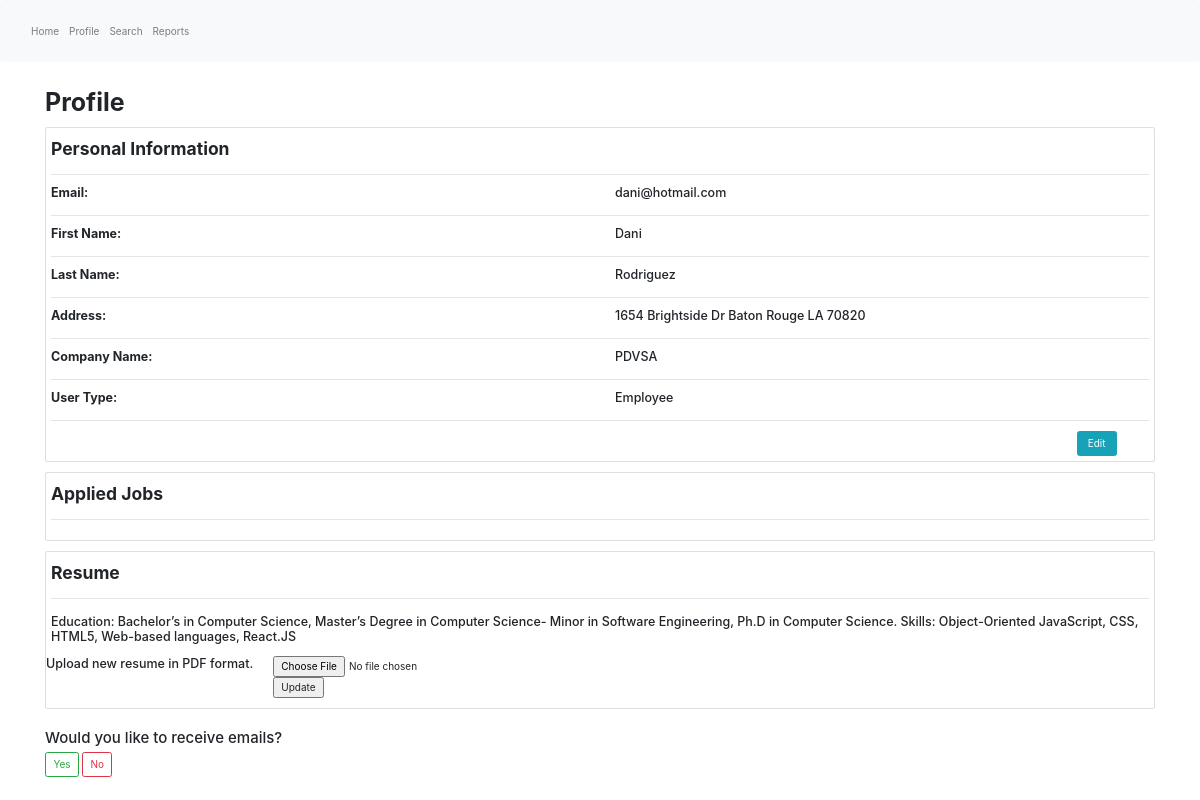
Before: /profile/1 with the older database file.
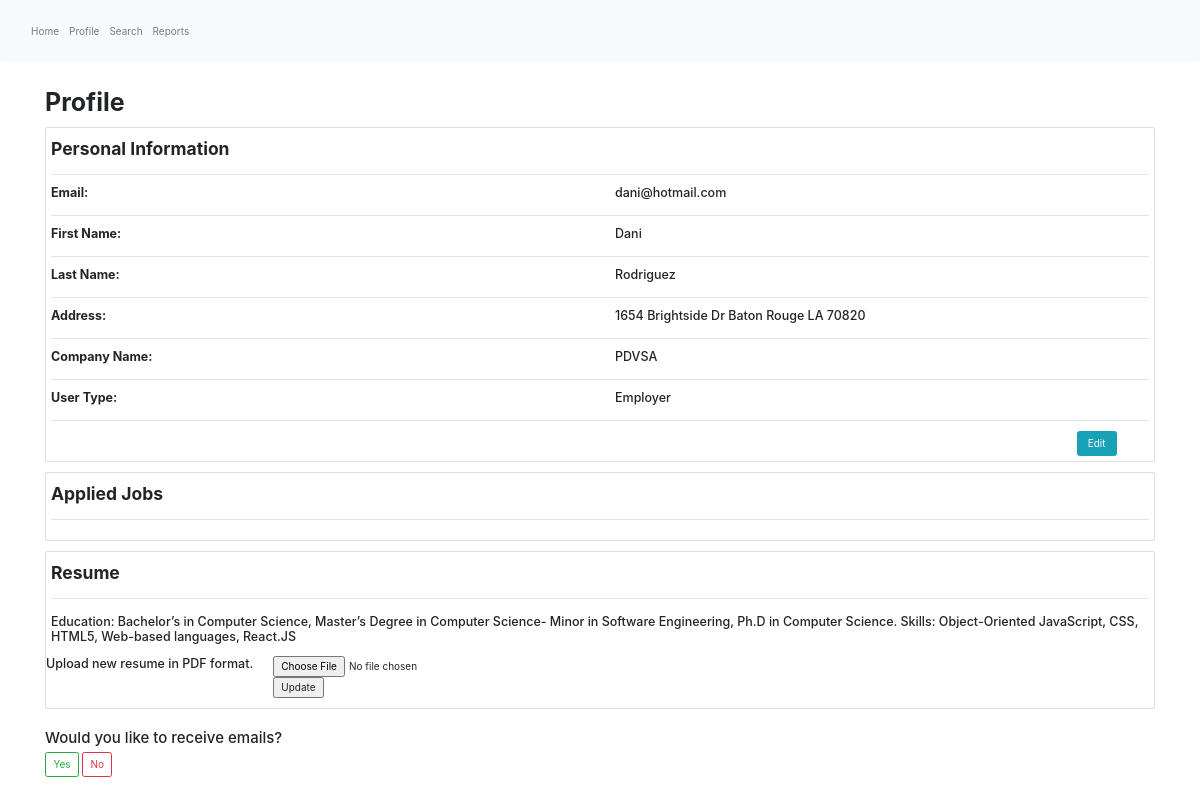
After: the same page with the newer database file.
### polls/models.py (models this page shows, shortened)
class Applicant(models.Model):
    applicant_name = models.CharField(max_length=100)
    applicant_last_name = models.CharField(max_length=100)
    applicant_email = models.CharField(max_length=100)
    applicant_password = models.CharField(max_length=100)
    applicant_address = models.CharField(max_length=100)
    applicant_resume = models.CharField(max_length=1000)
    application_status = models.CharField(max_length=100)
    applicant_job = models.ForeignKey('Job', null=True, on_delete=models.SET_NULL)

class Employee(models.Model):
    employee_name = models.CharField(max_length=100)
    employee_last_name = models.CharField(max_length=100)
    employee_email = models.CharField(max_length=100)
    is_employer = models.CharField(max_length=100)
    employee_company = models.ForeignKey('Company', null=True, on_delete=models.SET_NULL)

class Company(models.Model):
    company_name = models.CharField(max_length=100)
    company_address = models.CharField(max_length=100)
    company_description = models.CharField(max_length=1000)
    company_association = models.ForeignKey('Association', null=True, on_delete=models.SET_NULL)
    def __str__(self):
        return self.company_name

### polls/views.py (the view)
# urls.py: path('profile/<int:applicant_id>', views.profile, name='profile-page'),
def profile(request, applicant_id):
    applicant = get_object_or_404(Applicant, pk=applicant_id)
    try:
        employee = Employee.objects.get(employee_email = applicant.applicant_email)
        return render(request, 'polls/profile.html', {'applicant': applicant, 'employee':employee})
    except Employee.DoesNotExist:
        return render(request, 'polls/profile.html', {'applicant': applicant})

### polls/templates/polls/profile.html (shortened to what this page needs)
<!DOCTYPE html>
<html>
    <head>
        <link rel="stylesheet" href="bootstrap-3.3.7-dist/css/bootstrap.min.css"/>
        <link rel="stylesheet" href="https://stackpath.bootstrapcdn.com/bootstrap/4.3.1/css/bootstrap.min.css">
    </head>
</html>
<nav class="navbar navbar-expand-lg navbar-light bg-light">
    <div class="collapse navbar-collapse" id="navbarNav">
      <ul class="navbar-nav">
        <li class="nav-item ">
          <a class="nav-link" href="/home">Home </a>
        </li>
        <li class="nav-item">
          <a class="nav-link" href="/profile">Profile</a>
        </li>
        <li class="nav-item">
          <a class="nav-link" href="/search">Search</a>
        </li>
        <li class="nav-item">
          <a class="nav-link" href="/report">Reports</a>
        </li>
      </ul>
    </div>
  </nav>
<div class = "container">
    <div class = "row mt-2 mb-2">
        <div class = "col">
            <h1><b>Profile</b></h1>
        </div>
    </div>
    <div class = "row">
        <div class = "col">
            <div class = "card">
                <div class = "row mt-3">
                    <div class ="col-12">
                        <h3 class ="ml-2"><b>Personal Information</b></h3>
                    </div>
                </div>
                <hr class= "ml-2 mr-2"/>
                <div class = "row">
                    <div class = "col-6">
                        <h5 class = "ml-2"><b>Email:</b></h5>
                    </div>
                    <div class = "col-6 ">
                        <h5>{{applicant.applicant_email}}</h5>
                    </div>
                </div>
                <hr class= "ml-2 mr-2"/>
                <div class ="row">
                    <div class ="col-6">
                        <h5 class ="ml-2"><b>First Name: </b></h5>
                    </div>
                    <div class = "col-6">
                        <h5>{{applicant.applicant_name}}</h5>
                    </div>
                </div>
                <hr class= "ml-2 mr-2"/>
                <div class="row">
                    <div class = "col-6">
                        <h5 class = "ml-2"><b>Last Name:</b></h5>
                    </div>
                    <div class= "col-6">
                        <h5>{{applicant.applicant_last_name}}</h5>
                    </div>
                </div>
                <hr class= "ml-2 mr-2"/>
                <div class = "row">
                    <div class="col-6">
                        <h5 class = "ml-2"><b>Address:</b></h5>
                    </div>
                    <div class="col-6">
                        <div class="row">
                            <div class="col-12">
                                <h5>{{applicant.applicant_address}}</h5>
                            </div>
                        </div>
                    </div>
                </div>
                <hr class= "ml-2 mr-2"/>
                {% if employee %}
                    <div class="row">
                        <div class="col-6">
                            <h5 class="ml-2"><b>Company Name:</b></h5>
                        </div>
                        <div class="col-6">
                            <h5>{{employee.employee_company}}</h5>
                        </div>
                    </div>
                    <hr class= "ml-2 mr-2"/>
                    <div class="row">
                        <div class="col-6">
                            <h5 class="ml-2"><b>User Type:</b></h5>
                        </div>
                        {% if employee.is_employer == "True" %}
                            <div class="col-6">
                                <h5>Employer</h5>
                            </div>
                        {% else %}
                            <div class="col-6">
                                <h5 >Employee</h5>
                            </div>
                        {% endif %}
                    </div>
                    <hr class= "ml-2 mr-2"/>
                <div class = "row mb-2">
                    <div class="col-md-11 col-9"></div>
                    <div class= "col-md-1 pl-md-1 col-1 ml-3 ml-md-0">
                        <button class = "btn btn-info" style = "width: 4rem" type="submit" onclick="location.href='/editProfile'">
                            Edit
                        </button>
                    </div>
                </div>
                {% endif %}
            </div>
        </div>
    </div>
    <div class= "row mt-3 mb-3">
        <div class="col-12">
            <div class="card">
                <div class="row mt-3">
                    <div class = "col">
                        <h3 class="ml-2"><b>Applied Jobs</b></h3>
                    </div>
                </div>
                <hr class= "ml-2 mr-2"/>
            </div>
        </div>
    </div>
        <div class ="row">
        <div class="col-12 mt-3 mt-md-0 mb-3">
            <div class="card">
                <div class="row mt-3">
                    <div class ="col">
                        <h3 class="ml-2"><b>Resume</b></h3>
                    </div>
                </div>
                <hr class= "ml-2 mr-2"/>
                <div class="row mt-1 mb-2">
                    {% if applicant.applicant_resume != "" %}
                        <div class="row mt-1 mb-2 ml-2">
                            <div class="col">
                                <h5>{{applicant.applicant_resume}}</h5>
                            </div>
                        </div>
                        <div class="row mt-1 mb-2">
                            <div class="col">
                                <h5 class="ml-2">Upload new resume in PDF format.</h5>
                            </div>
                        </div>
                        <div class = "row mt-1 mb-2 ml-2">
                            <div class="col">
                                <input type ="file" accept=".pdf"/>
                                <input type ="submit" value="Update"/>
                            </div>
                        </div>
                    {% endif %}
            </div>
        </div>
    </div>
    </div>
    <div class="row mt-3 mb-3">
        <div class="col">
            <h4>Would you like to receive emails?</h4>
            <button class = "btn btn-outline-success">Yes</button>
            <button class = "btn btn-outline-danger">No</button>
        </div>
    </div>
</div>

Changed rows visible on the page:
changed Employee "PDVSA": is_employer "False" → "True" (drawn)
Other visible differences:
text no longer shown: "Employee"
text now shown: "Employer"
